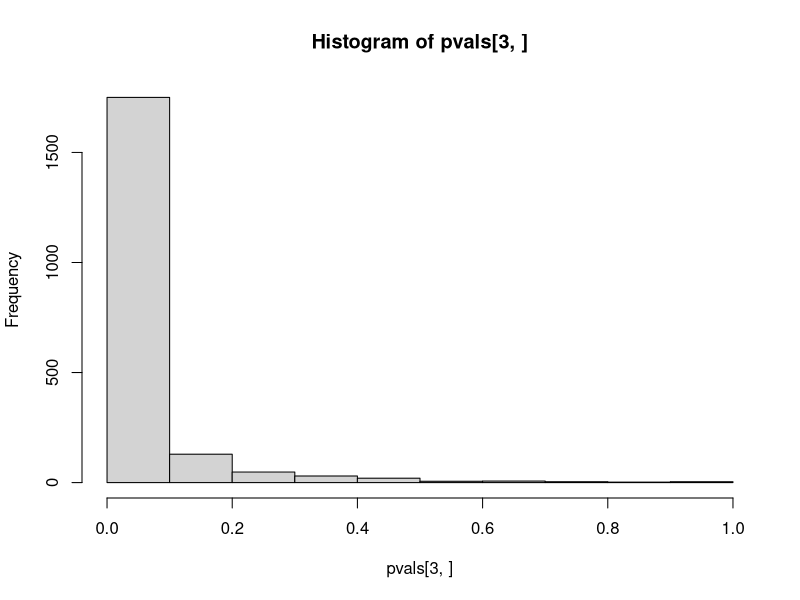
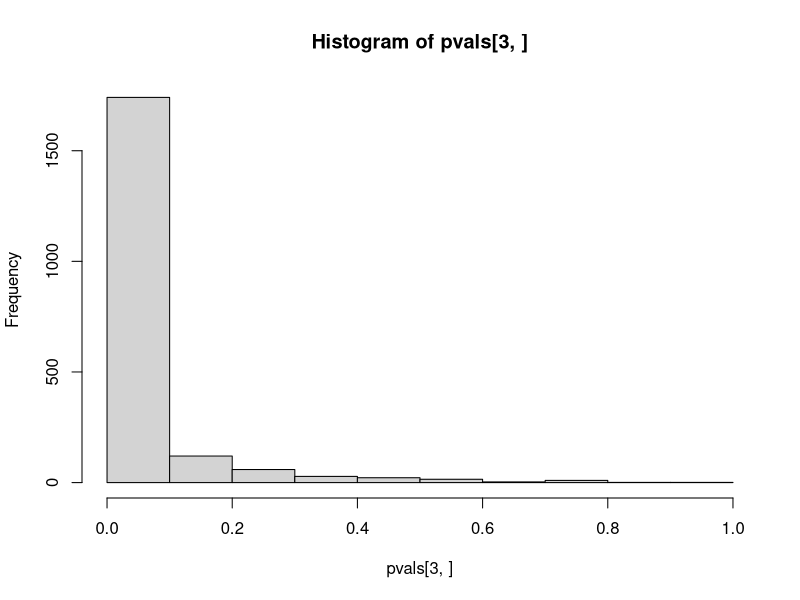

Write R code to recreate these figures, in order.
## ---- chunk 1
rep_size <- 2000
obs_size <- 500
pvals <- replicate(rep_size, {
  y <- rnorm(obs_size)
  obs1 <- sample(c("a","b", "c"), size=obs_size, replace=TRUE, prob=c(1/3,1/3,1/3))
  obs2 <- sample(c("a","b", "c"), size=obs_size, replace=TRUE, prob=c(1/3,1/3,1/3))
  eff <- which(obs1=="a")
  y[eff] <- y[eff] + 0.7
  
  anova(lm(y~obs1*obs2))[[5]][c(1,2,3)]
  
})
## ---- chunk 2
sum(pvals[1,] < 0.05) / rep_size
## ---- chunk 3
sum(pvals[2,] < 0.05) / rep_size
## ---- chunk 4
sum(pvals[3,] < 0.05, na.rm = TRUE) / rep_size
## ---- chunk 5

rep_size <- 2000
obs_size <- 500
pvals <- replicate(rep_size, {
  y <- rnorm(obs_size)
  obs1 <- sample(c("a","b", "c"), size=obs_size, replace=TRUE, prob=c(1/3,1/3,1/3))
  obs2 <- sample(c("a","b", "c"), size=obs_size, replace=TRUE, prob=c(1/3,1/3,1/3))
  eff <- which(obs1=="a" & obs2=="a")
  y[eff] <- y[eff] + 0.7
  
  anova(lm(y~obs1*obs2))[[5]][c(1,2,3)]
  
})

## ---- chunk 6
sum(pvals[1,] < 0.05) / rep_size
## ---- chunk 7
sum(pvals[2,] < 0.05) / rep_size
## ---- chunk 8
sum(pvals[3,] < 0.05, na.rm = TRUE) / rep_size
## ---- chunk 9
hist(pvals[3,])
## ---- chunk 10

rep_size <- 2000
obs_size <- 500
pvals <- replicate(rep_size, {
  y <- rnorm(obs_size)
  obs1 <- sample(c("a","b", "c"), size=obs_size, replace=TRUE, prob=c(1/3,1/3,1/3))
  obs2 <- sample(c("a","b", "c"), size=obs_size, replace=TRUE, prob=c(1/3,1/3,1/3))
  eff_int <- which(obs1=="a" & obs2=="a")
  eff_obs <- which(obs1=="b")
  y[eff_int] <- y[eff_int] + 0.7
  y[eff_obs] <- y[eff_obs] + 0.7
  
  anova(lm(y~obs1*obs2))[[5]][c(1,2,3)]
  
})

## ---- chunk 11
sum(pvals[1,] < 0.05) / rep_size
## ---- chunk 12
sum(pvals[2,] < 0.05) / rep_size
## ---- chunk 13
sum(pvals[3,] < 0.05, na.rm = TRUE) / rep_size
## ---- chunk 14
hist(pvals[3,])
